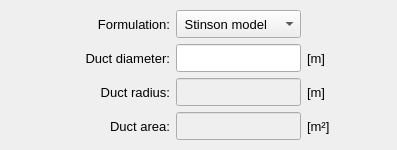
            <widget class="QWidget" name="tab_circular">
             <attribute name="title">
              <string>Circular</string>
             </attribute>
             <layout class="QGridLayout" name="gridLayout_17">
              <property name="leftMargin">
               <number>4</number>
              </property>
              <property name="topMargin">
               <number>4</number>
              </property>
              <property name="rightMargin">
               <number>4</number>
              </property>
              <property name="bottomMargin">
               <number>4</number>
              </property>
              <property name="spacing">
               <number>4</number>
              </property>
              <item row="1" column="0">
               <widget class="QFrame" name="frame_5">
                <property name="frameShape">
                 <enum>QFrame::NoFrame</enum>
                </property>
                <property name="frameShadow">
                 <enum>QFrame::Raised</enum>
                </property>
                <layout class="QGridLayout" name="gridLayout_9">
                 <property name="leftMargin">
                  <number>6</number>
                 </property>
                 <property name="topMargin">
                  <number>6</number>
                 </property>
                 <property name="rightMargin">
                  <number>6</number>
                 </property>
                 <property name="bottomMargin">
                  <number>6</number>
                 </property>
                 <property name="spacing">
                  <number>6</number>
                 </property>
                 <item row="0" column="3">
                  <widget class="QComboBox" name="comboBox_formulation">
                   <property name="minimumSize">
                    <size>
                     <width>0</width>
                     <height>28</height>
                    </size>
                   </property>
                   <property name="maximumSize">
                    <size>
                     <width>200</width>
                     <height>28</height>
                    </size>
                   </property>
                   <property name="font">
                    <font>
                     <pointsize>10</pointsize>
                    </font>
                   </property>
                   <item>
                    <property name="text">
                     <string> Stinson model</string>
                    </property>
                   </item>
                   <item>
                    <property name="text">
                     <string> LRF model</string>
                    </property>
                   </item>
                  </widget>
                 </item>
                 <item row="1" column="5">
                  <widget class="QLabel" name="label_21">
                   <property name="minimumSize">
                    <size>
                     <width>40</width>
                     <height>0</height>
                    </size>
                   </property>
                   <property name="maximumSize">
                    <size>
                     <width>40</width>
                     <height>16777215</height>
                    </size>
                   </property>
                   <property name="font">
                    <font>
                     <pointsize>10</pointsize>
                    </font>
                   </property>
                   <property name="text">
                    <string>[m]</string>
                   </property>
                  </widget>
                 </item>
                 <item row="3" column="3">
                  <widget class="QLineEdit" name="lineEdit_area_circular">
                   <property name="enabled">
                    <bool>false</bool>
                   </property>
                   <property name="minimumSize">
                    <size>
                     <width>0</width>
                     <height>28</height>
                    </size>
                   </property>
                   <property name="maximumSize">
                    <size>
                     <width>200</width>
                     <height>28</height>
                    </size>
                   </property>
                   <property name="font">
                    <font>
                     <pointsize>10</pointsize>
                    </font>
                   </property>
                   <property name="alignment">
                    <set>Qt::AlignCenter</set>
                   </property>
                  </widget>
                 </item>
                 <item row="3" column="5">
                  <widget class="QLabel" name="label_19">
                   <property name="enabled">
                    <bool>true</bool>
                   </property>
                   <property name="minimumSize">
                    <size>
                     <width>40</width>
                     <height>0</height>
                    </size>
                   </property>
                   <property name="maximumSize">
                    <size>
                     <width>40</width>
                     <height>16777215</height>
                    </size>
                   </property>
                   <property name="font">
                    <font>
                     <pointsize>10</pointsize>
                    </font>
                   </property>
                   <property name="text">
                    <string>[m²]</string>
                   </property>
                  </widget>
                 </item>
                 <item row="3" column="1">
                  <widget class="QLabel" name="label_7">
                   <property name="enabled">
                    <bool>true</bool>
                   </property>
                   <property name="minimumSize">
                    <size>
                     <width>120</width>
                     <height>0</height>
                    </size>
                   </property>
                   <property name="maximumSize">
                    <size>
                     <width>132</width>
                     <height>16777215</height>
                    </size>
                   </property>
                   <property name="font">
                    <font>
                     <pointsize>10</pointsize>
                    </font>
                   </property>
                   <property name="text">
                    <string>Duct area:</string>
                   </property>
                   <property name="alignment">
                    <set>Qt::AlignRight|Qt::AlignTrailing|Qt::AlignVCenter</set>
                   </property>
                  </widget>
                 </item>
                 <item row="1" column="0">
                  <spacer name="horizontalSpacer_4">
                   <property name="orientation">
                    <enum>Qt::Horizontal</enum>
                   </property>
                   <property name="sizeHint" stdset="0">
                    <size>
                     <width>40</width>
                     <height>20</height>
                    </size>
                   </property>
                  </spacer>
                 </item>
                 <item row="1" column="1">
                  <widget class="QLabel" name="label_8">
                   <property name="minimumSize">
                    <size>
                     <width>120</width>
                     <height>0</height>
                    </size>
                   </property>
                   <property name="maximumSize">
                    <size>
                     <width>132</width>
                     <height>16777215</height>
                    </size>
                   </property>
                   <property name="font">
                    <font>
                     <pointsize>10</pointsize>
                    </font>
                   </property>
                   <property name="text">
                    <string>Duct diameter:</string>
                   </property>
                   <property name="alignment">
                    <set>Qt::AlignRight|Qt::AlignTrailing|Qt::AlignVCenter</set>
                   </property>
                  </widget>
                 </item>
                 <item row="2" column="3">
                  <widget class="QLineEdit" name="lineEdit_radius_circular">
                   <property name="enabled">
                    <bool>false</bool>
                   </property>
                   <property name="minimumSize">
                    <size>
                     <width>0</width>
                     <height>28</height>
                    </size>
                   </property>
                   <property name="maximumSize">
                    <size>
                     <width>200</width>
                     <height>28</height>
                    </size>
                   </property>
                   <property name="font">
                    <font>
                     <pointsize>10</pointsize>
                    </font>
                   </property>
                   <property name="alignment">
                    <set>Qt::AlignCenter</set>
                   </property>
                  </widget>
                 </item>
                 <item row="2" column="1">
                  <widget class="QLabel" name="label_10">
                   <property name="enabled">
                    <bool>true</bool>
                   </property>
                   <property name="minimumSize">
                    <size>
                     <width>120</width>
                     <height>0</height>
                    </size>
                   </property>
                   <property name="maximumSize">
                    <size>
                     <width>132</width>
                     <height>16777215</height>
                    </size>
                   </property>
                   <property name="font">
                    <font>
                     <pointsize>10</pointsize>
                    </font>
                   </property>
                   <property name="text">
                    <string>Duct radius:</string>
                   </property>
                   <property name="alignment">
                    <set>Qt::AlignRight|Qt::AlignTrailing|Qt::AlignVCenter</set>
                   </property>
                  </widget>
                 </item>
                 <item row="1" column="3">
                  <widget class="QLineEdit" name="lineEdit_diameter_circular">
                   <property name="minimumSize">
                    <size>
                     <width>0</width>
                     <height>28</height>
                    </size>
                   </property>
                   <property name="maximumSize">
                    <size>
                     <width>200</width>
                     <height>28</height>
                    </size>
                   </property>
                   <property name="font">
                    <font>
                     <pointsize>10</pointsize>
                    </font>
                   </property>
                   <property name="alignment">
                    <set>Qt::AlignCenter</set>
                   </property>
                  </widget>
                 </item>
                 <item row="2" column="5">
                  <widget class="QLabel" name="label_22">
                   <property name="enabled">
                    <bool>true</bool>
                   </property>
                   <property name="minimumSize">
                    <size>
                     <width>40</width>
                     <height>0</height>
                    </size>
                   </property>
                   <property name="maximumSize">
                    <size>
                     <width>40</width>
                     <height>16777215</height>
                    </size>
                   </property>
                   <property name="font">
                    <font>
                     <pointsize>10</pointsize>
                    </font>
                   </property>
                   <property name="text">
                    <string>[m]</string>
                   </property>
                  </widget>
                 </item>
                 <item row="1" column="6">
                  <spacer name="horizontalSpacer">
                   <property name="orientation">
                    <enum>Qt::Horizontal</enum>
                   </property>
                   <property name="sizeHint" stdset="0">
                    <size>
                     <width>40</width>
                     <height>20</height>
                    </size>
                   </property>
                  </spacer>
                 </item>
                 <item row="0" column="1">
                  <widget class="QLabel" name="label_9">
                   <property name="minimumSize">
                    <size>
                     <width>120</width>
                     <height>0</height>
                    </size>
                   </property>
                   <property name="maximumSize">
                    <size>
                     <width>132</width>
                     <height>16777215</height>
                    </size>
                   </property>
                   <property name="font">
                    <font>
                     <pointsize>10</pointsize>
                    </font>
                   </property>
                   <property name="text">
                    <string>Formulation:</string>
                   </property>
                   <property name="alignment">
                    <set>Qt::AlignRight|Qt::AlignTrailing|Qt::AlignVCenter</set>
                   </property>
                  </widget>
                 </item>
                </layout>
               </widget>
              </item>
             </layout>
            </widget>
